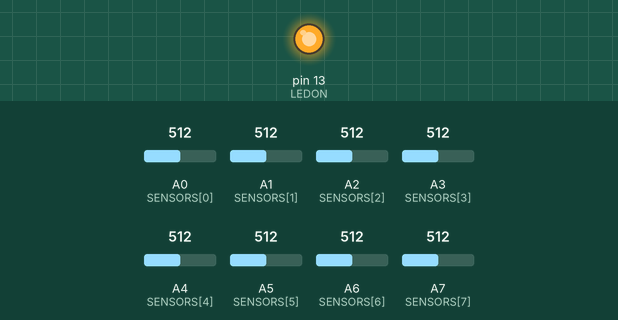
This sketch was run on a simulated Arduino Nano, built with avr-gcc and run on an emulated ATmega328P. On the bench: output pins drawn as LEDs (lit = HIGH). Inputs (shaded band) come from the test bench; at power-on: A0 (SENSORS[0]) = 512, A1 (SENSORS[1]) = 512, A2 (SENSORS[2]) = 512, A3 (SENSORS[3]) = 512, A4 (SENSORS[4]) = 512, A5 (SENSORS[5]) = 512, A6 (SENSORS[6]) = 512, A7 (SENSORS[7]) = 512. What the sketch prints to the serial monitor is not drawn.

Above: at 0.1 s.
Timing chart, 0 to 1.6 s (numbered marks = the images above):
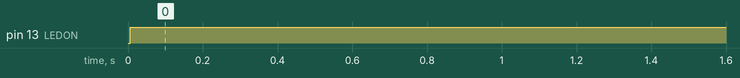

The sketch:

poc_sensor.ino
```cpp
// =============================================================================
// Proof of concept sensoren - QTR-8A (Pololu #960)
// Toont aan dat de 8 analoge sensoren onafhankelijk uitgelezen worden
// (geen kalibratie, normalisatie of interpolatie).
// =============================================================================
// Bedrading: OUT1..OUT8 -> A0..A7, LEDON -> D13, VCC -> 5V, GND -> GND,
//            3.3V BYPASS open (werking op 5 V).
// Seriele monitor of seriele plotter: 115200 baud.
// Elke 100 ms: 8 ruwe ADC-waarden (0..1023), daarna dezelfde meting met de
// IR-leds UIT (= enkel omgevingslicht).
//
// AD-bereik: de ADC gebruikt de standaard 5 V referentie. De QTR-8A geeft
// ~0 V boven wit en tot bijna 5 V boven zwart, dus het volledige bereik van de
// 10-bit ADC (0..1023) wordt benut. Een kleinere referentie (bv. INTERNAL 1,1 V)
// zou zwart laten verzadigen.
// =============================================================================

const uint8_t SENSORS[8] = { A0, A1, A2, A3, A4, A5, A6, A7 };
const uint8_t LEDON = 13;

void setup()
{
  pinMode(LEDON, OUTPUT);
  Serial.begin(115200);
  Serial.println(F("s1 s2 s3 s4 s5 s6 s7 s8 | leds uit: s1..s8"));
}

void loop()
{
  digitalWrite(LEDON, HIGH);
  delayMicroseconds(200);
  for (uint8_t i = 0; i < 8; i++) { Serial.print(analogRead(SENSORS[i])); Serial.print(' '); }

  digitalWrite(LEDON, LOW);
  delayMicroseconds(200);
  Serial.print(F("| "));
  for (uint8_t i = 0; i < 8; i++) { Serial.print(analogRead(SENSORS[i])); Serial.print(' '); }
  Serial.println();
  digitalWrite(LEDON, HIGH);

  delay(100);
}
```

Measured:
- by itself, pin 13 (LEDON): LOW → HIGH at 0.01 s
